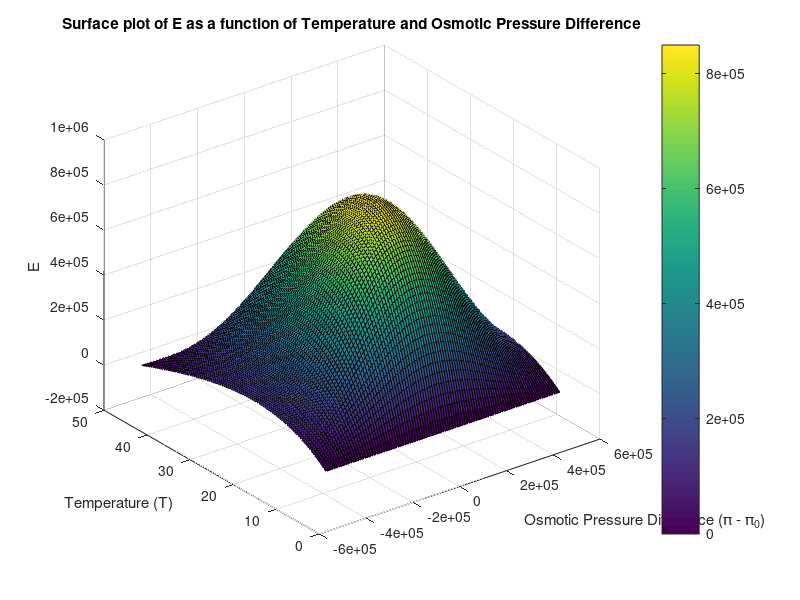

The MATLAB script that drew this image:
clear,clc;

% Define the function E  
E = @(x, y) 39.76 * (-36.5152 * y.^2 + 1848.7879 * y - 6666.4773) ./ ...  
    (0.0208 * exp(7.50e-12 * x.^2 + 1863 * (1./(273.15 + y) - 1./(273.15 + 4))) + ...  
    0.5 * exp(7.50e-12 * x.^2 - 1863 * (1./(273.15 + y) - 1./(273.15 + 4))));  

% Inverse of the function E for minimization (since fminunc minimizes)  
invE = @(vars) -E(vars(1), vars(2));  

% Define the range for temperature T and osmotic pressure difference x  
T = linspace(3.9, 46.7, 100);  
x = linspace(-500000, 500000, 100);  

% Create a meshgrid for T and x  
[X, Y] = meshgrid(x, T);  

% Calculate E values for plotting  
Z = E(X, Y);  

% Plot the surface  
figure;  
surf(X, Y, Z);  
xlabel('Osmotic Pressure Difference (\pi - \pi_0)');  
ylabel('Temperature (T)');  
zlabel('E');  
title('Surface plot of E as a function of Temperature and Osmotic Pressure Difference');  
colorbar;  

% Optimization using fminunc  
options = optimset('Display', 'iter', 'TolX', 1e-6, 'TolFun', 1e-6);  
initial_guess = [0, 25]; % Start at (x0, y0)  
[min_vars, max_E] = fminunc(invE, initial_guess, options);  

% Since invE is the negative of E, negate the result to get the actual max  
max_E = -max_E;  

% Output the results  
fprintf('The maximum value of E is %.4f at T = %.4f°C ,\n and the osmotic pressure difference at %.4f\n Pa', max_E, min_vars(2), min_vars(1));